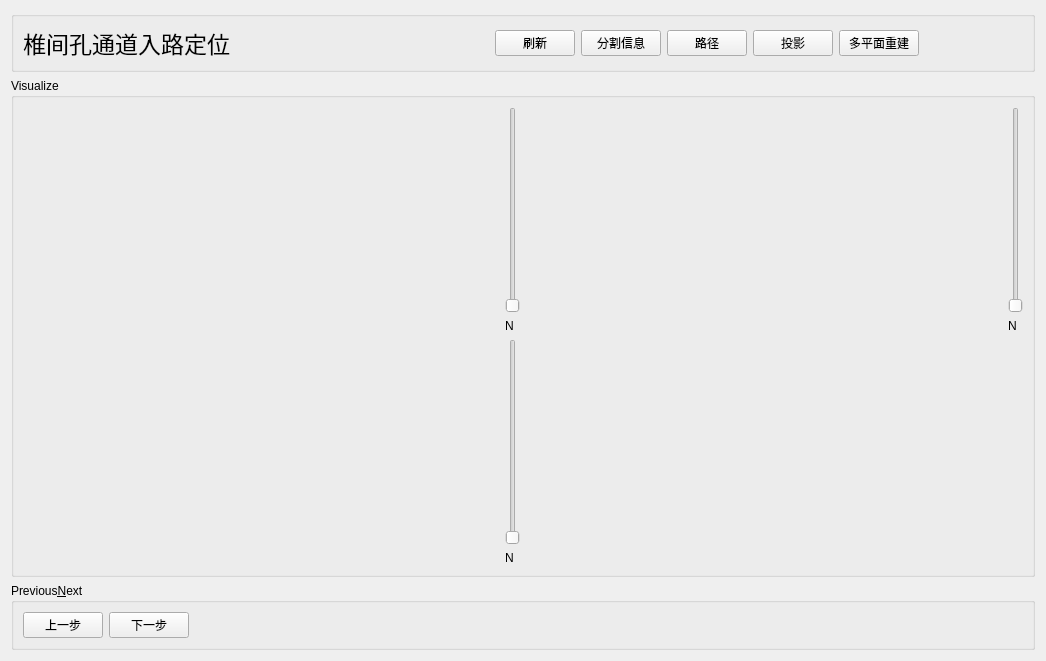
<?xml version="1.0" encoding="UTF-8"?>
<ui version="4.0">
 <class>RoutePlan</class>
 <widget class="QWidget" name="RoutePlan">
  <property name="geometry">
   <rect>
    <x>0</x>
    <y>0</y>
    <width>1046</width>
    <height>661</height>
   </rect>
  </property>
  <property name="windowTitle">
   <string>Form</string>
  </property>
  <layout class="QVBoxLayout" name="verticalLayout">
   <item>
    <widget class="QGroupBox" name="Title">
     <property name="title">
      <string/>
     </property>
     <layout class="QHBoxLayout" name="horizontalLayout_2">
      <item>
       <widget class="QLabel" name="label">
        <property name="sizePolicy">
         <sizepolicy hsizetype="Expanding" vsizetype="Preferred">
          <horstretch>0</horstretch>
          <verstretch>0</verstretch>
         </sizepolicy>
        </property>
        <property name="font">
         <font>
          <pointsize>17</pointsize>
         </font>
        </property>
        <property name="text">
         <string>椎间孔通道入路定位</string>
        </property>
       </widget>
      </item>
      <item>
       <spacer name="horizontalSpacer">
        <property name="orientation">
         <enum>Qt::Horizontal</enum>
        </property>
        <property name="sizeHint" stdset="0">
         <size>
          <width>40</width>
          <height>20</height>
         </size>
        </property>
       </spacer>
      </item>
      <item>
       <spacer name="horizontalSpacer_2">
        <property name="orientation">
         <enum>Qt::Horizontal</enum>
        </property>
        <property name="sizeHint" stdset="0">
         <size>
          <width>40</width>
          <height>20</height>
         </size>
        </property>
       </spacer>
      </item>
      <item>
       <spacer name="horizontalSpacer_7">
        <property name="orientation">
         <enum>Qt::Horizontal</enum>
        </property>
        <property name="sizeHint" stdset="0">
         <size>
          <width>40</width>
          <height>20</height>
         </size>
        </property>
       </spacer>
      </item>
      <item>
       <spacer name="horizontalSpacer_3">
        <property name="orientation">
         <enum>Qt::Horizontal</enum>
        </property>
        <property name="sizeHint" stdset="0">
         <size>
          <width>40</width>
          <height>20</height>
         </size>
        </property>
       </spacer>
      </item>
      <item>
       <spacer name="horizontalSpacer_5">
        <property name="orientation">
         <enum>Qt::Horizontal</enum>
        </property>
        <property name="sizeHint" stdset="0">
         <size>
          <width>40</width>
          <height>20</height>
         </size>
        </property>
       </spacer>
      </item>
      <item>
       <widget class="QPushButton" name="Refresh_2">
        <property name="sizePolicy">
         <sizepolicy hsizetype="Expanding" vsizetype="Fixed">
          <horstretch>0</horstretch>
          <verstretch>0</verstretch>
         </sizepolicy>
        </property>
        <property name="text">
         <string>刷新</string>
        </property>
       </widget>
      </item>
      <item>
       <widget class="QPushButton" name="Segment_2">
        <property name="sizePolicy">
         <sizepolicy hsizetype="Expanding" vsizetype="Fixed">
          <horstretch>0</horstretch>
          <verstretch>0</verstretch>
         </sizepolicy>
        </property>
        <property name="text">
         <string>分割信息</string>
        </property>
       </widget>
      </item>
      <item>
       <widget class="QPushButton" name="Path">
        <property name="sizePolicy">
         <sizepolicy hsizetype="Expanding" vsizetype="Fixed">
          <horstretch>0</horstretch>
          <verstretch>0</verstretch>
         </sizepolicy>
        </property>
        <property name="text">
         <string>路径</string>
        </property>
       </widget>
      </item>
      <item>
       <widget class="QPushButton" name="Project">
        <property name="sizePolicy">
         <sizepolicy hsizetype="Expanding" vsizetype="Fixed">
          <horstretch>0</horstretch>
          <verstretch>0</verstretch>
         </sizepolicy>
        </property>
        <property name="text">
         <string>投影</string>
        </property>
       </widget>
      </item>
      <item>
       <widget class="QPushButton" name="Reconstruct">
        <property name="sizePolicy">
         <sizepolicy hsizetype="Expanding" vsizetype="Fixed">
          <horstretch>0</horstretch>
          <verstretch>0</verstretch>
         </sizepolicy>
        </property>
        <property name="text">
         <string>多平面重建</string>
        </property>
       </widget>
      </item>
      <item>
       <spacer name="horizontalSpacer_6">
        <property name="orientation">
         <enum>Qt::Horizontal</enum>
        </property>
        <property name="sizeHint" stdset="0">
         <size>
          <width>40</width>
          <height>20</height>
         </size>
        </property>
       </spacer>
      </item>
      <item>
       <spacer name="horizontalSpacer_4">
        <property name="orientation">
         <enum>Qt::Horizontal</enum>
        </property>
        <property name="sizeHint" stdset="0">
         <size>
          <width>40</width>
          <height>20</height>
         </size>
        </property>
       </spacer>
      </item>
     </layout>
    </widget>
   </item>
   <item>
    <widget class="QGroupBox" name="Visualize">
     <property name="sizePolicy">
      <sizepolicy hsizetype="Preferred" vsizetype="Preferred">
       <horstretch>0</horstretch>
       <verstretch>0</verstretch>
      </sizepolicy>
     </property>
     <property name="title">
      <string>Visualize</string>
     </property>
     <layout class="QGridLayout" name="gridLayout">
      <item row="2" column="3">
       <widget class="QVTKOpenGLNativeWidget" name="Model3D_2" native="true">
        <property name="sizePolicy">
         <sizepolicy hsizetype="Expanding" vsizetype="Expanding">
          <horstretch>0</horstretch>
          <verstretch>0</verstretch>
         </sizepolicy>
        </property>
       </widget>
      </item>
      <item row="2" column="0">
       <layout class="QHBoxLayout" name="Coronal_2">
        <item>
         <widget class="QVTKOpenGLNativeWidget" name="CoronalPlane_2" native="true">
          <property name="sizePolicy">
           <sizepolicy hsizetype="Expanding" vsizetype="Expanding">
            <horstretch>0</horstretch>
            <verstretch>0</verstretch>
           </sizepolicy>
          </property>
         </widget>
        </item>
        <item>
         <widget class="QVTKOpenGLNativeWidget" name="CoronalSegment_2" native="true"/>
        </item>
        <item>
         <layout class="QVBoxLayout" name="CoronalSub_2">
          <item>
           <widget class="QSlider" name="CoronalSlider_2">
            <property name="orientation">
             <enum>Qt::Vertical</enum>
            </property>
           </widget>
          </item>
          <item>
           <widget class="QLabel" name="CoronalLabel_2">
            <property name="sizePolicy">
             <sizepolicy hsizetype="Fixed" vsizetype="Preferred">
              <horstretch>0</horstretch>
              <verstretch>0</verstretch>
             </sizepolicy>
            </property>
            <property name="text">
             <string>N</string>
            </property>
           </widget>
          </item>
         </layout>
        </item>
       </layout>
      </item>
      <item row="1" column="3">
       <layout class="QHBoxLayout" name="Sagittal_2">
        <item>
         <widget class="QVTKOpenGLNativeWidget" name="SagittalPlane_2" native="true">
          <property name="sizePolicy">
           <sizepolicy hsizetype="Expanding" vsizetype="Expanding">
            <horstretch>0</horstretch>
            <verstretch>0</verstretch>
           </sizepolicy>
          </property>
         </widget>
        </item>
        <item>
         <widget class="QVTKOpenGLNativeWidget" name="SagittalSegment_2" native="true"/>
        </item>
        <item>
         <layout class="QVBoxLayout" name="SagittalSub_2">
          <item>
           <widget class="QSlider" name="SagittalSlider_2">
            <property name="orientation">
             <enum>Qt::Vertical</enum>
            </property>
           </widget>
          </item>
          <item>
           <widget class="QLabel" name="SagittalLabel_2">
            <property name="sizePolicy">
             <sizepolicy hsizetype="Fixed" vsizetype="Preferred">
              <horstretch>0</horstretch>
              <verstretch>0</verstretch>
             </sizepolicy>
            </property>
            <property name="text">
             <string>N</string>
            </property>
           </widget>
          </item>
         </layout>
        </item>
       </layout>
      </item>
      <item row="1" column="0">
       <layout class="QHBoxLayout" name="Transverse_2">
        <item>
         <widget class="QVTKOpenGLNativeWidget" name="TransversePlane_2" native="true">
          <property name="sizePolicy">
           <sizepolicy hsizetype="Expanding" vsizetype="Expanding">
            <horstretch>0</horstretch>
            <verstretch>0</verstretch>
           </sizepolicy>
          </property>
         </widget>
        </item>
        <item>
         <widget class="QVTKOpenGLNativeWidget" name="TransverseSegment_2" native="true"/>
        </item>
        <item>
         <layout class="QVBoxLayout" name="TransverseSub_2">
          <item>
           <widget class="QSlider" name="TransverseSlider_2">
            <property name="orientation">
             <enum>Qt::Vertical</enum>
            </property>
           </widget>
          </item>
          <item>
           <widget class="QLabel" name="TransverseLabel_2">
            <property name="sizePolicy">
             <sizepolicy hsizetype="Fixed" vsizetype="Preferred">
              <horstretch>0</horstretch>
              <verstretch>0</verstretch>
             </sizepolicy>
            </property>
            <property name="text">
             <string>N</string>
            </property>
           </widget>
          </item>
         </layout>
        </item>
       </layout>
      </item>
     </layout>
    </widget>
   </item>
   <item>
    <widget class="QGroupBox" name="Previous_and_Next">
     <property name="title">
      <string>Previous&amp;Next</string>
     </property>
     <layout class="QHBoxLayout" name="horizontalLayout_3">
      <item>
       <widget class="QPushButton" name="Previous_2">
        <property name="sizePolicy">
         <sizepolicy hsizetype="Minimum" vsizetype="Fixed">
          <horstretch>0</horstretch>
          <verstretch>0</verstretch>
         </sizepolicy>
        </property>
        <property name="text">
         <string>上一步</string>
        </property>
       </widget>
      </item>
      <item>
       <widget class="QPushButton" name="Next_2">
        <property name="sizePolicy">
         <sizepolicy hsizetype="Minimum" vsizetype="Fixed">
          <horstretch>0</horstretch>
          <verstretch>0</verstretch>
         </sizepolicy>
        </property>
        <property name="text">
         <string>下一步</string>
        </property>
       </widget>
      </item>
      <item>
       <spacer name="horizontalSpacer_8">
        <property name="orientation">
         <enum>Qt::Horizontal</enum>
        </property>
        <property name="sizeHint" stdset="0">
         <size>
          <width>40</width>
          <height>20</height>
         </size>
        </property>
       </spacer>
      </item>
     </layout>
    </widget>
   </item>
  </layout>
 </widget>
 <customwidgets>
  <customwidget>
   <class>QVTKOpenGLNativeWidget</class>
   <extends>QWidget</extends>
   <header>QVTKOpenGLNativeWidget.h</header>
   <container>1</container>
  </customwidget>
 </customwidgets>
 <resources/>
 <connections/>
</ui>
